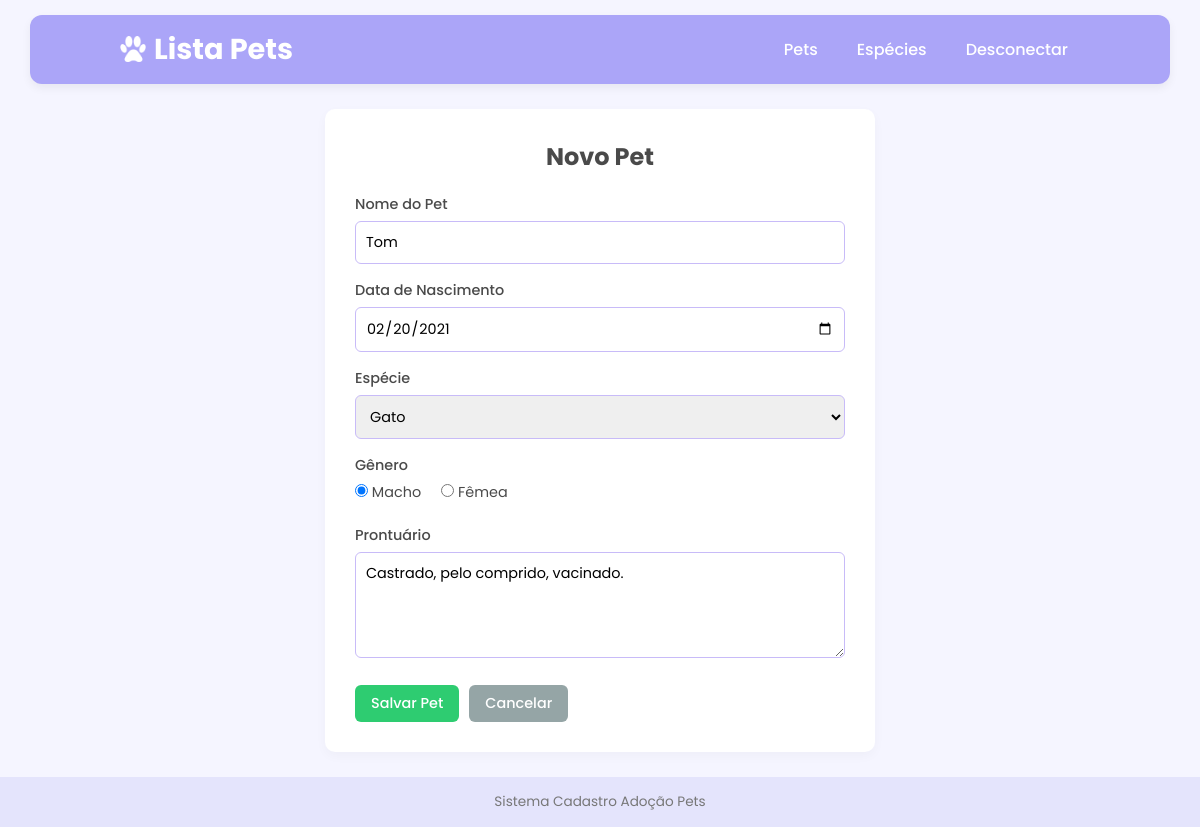
/cadastro_pets.php?id=3 (signed in), run on the app's committed database.
### tables this page shows
CREATE TABLE `pets` (
  `id` int NOT NULL,
  `nome` varchar(100) NOT NULL,
  `nascimento` date NOT NULL,
  `especie_id` int NOT NULL,
  `genero` enum('macho','femea') NOT NULL,
  `prontuario` text
);

### cadastro_pets.php (the view, shortened to what this page needs)
<?php
require_once("conecta.php");
$nome = "";
$nascimento = "";
$especie_id = "";
$genero = "";
$prontuario = "";
if (isset($_GET["id"]) && !empty($_GET["id"])) {
    $id_pet = $_GET["id"];
    $sql = "SELECT * FROM pets WHERE id = $id_pet";
    $resultado = mysqli_query($conn, $sql);
    if (mysqli_num_rows($resultado) == 1) {
        $pet = mysqli_fetch_array($resultado);
        $nome = $pet["nome"];
        $nascimento = $pet["nascimento"];
        $especie_id = $pet["especie_id"];
        $genero = $pet["genero"];
        $prontuario = $pet["prontuario"];
    }
}
include_once 'cabecalho.php';
?>
    <main class="conteudo-principal">
        <div class="box-formulario">
            <h2>Novo Pet</h2>
            <form action="processa_pets.php" method="POST" class="form-cadastro">
                <div class="campo-grupo">
                    <label for="nome">Nome do Pet</label>
                    <input type="text" id="nome" name="nome" required placeholder="Preencha o nome do seu PET" value="<?= $nome ?>" >
                </div>
                <div class="campo-grupo">
                    <label for="nascimento">Data de Nascimento</label>
                    <input type="date" id="nascimento" name="nascimento" required value="<?= $nascimento ?>">
                </div>
                <div class="campo-grupo">
                    <label for="especie_id">Espécie</label>
                    <select id="especie_id" name="especie_id" required>
                        <?php
                        $sql_especies = "SELECT * FROM especies ORDER BY especie ASC";
                        $res_especies = mysqli_query($conn, $sql_especies);
                        if ($res_especies && mysqli_num_rows($res_especies) > 0) {
                            while ($esp = mysqli_fetch_array($res_especies)) {
                                $selected = ($esp['id'] == $especie_id) ? 'selected' : '';
                                echo "<option value='{$esp['id']}' {$selected}>{$esp['especie']}</option>";
                            }
                        }
                        ?>
                    </select>
                </div>
                <div class="campo-grupo">
                    <label>Gênero</label>
                    <div class="opcoes-radio">
                        <label><input type="radio" name="genero" value="macho" required <?= ($genero == 'macho') ? 'checked' : '' ?> > Macho</label>
                        <label><input type="radio" name="genero" value="femea" required <?= ($genero == 'femea') ? 'checked' : '' ?> > Fêmea</label>
                    </div>
                </div>
                <div class="campo-grupo">
                    <label for="prontuario">Prontuário</label>
                    <textarea id="prontuario" name="prontuario" rows="4" placeholder="Alergias, castração, diagnósticos ou características relevantes..."><?= $prontuario ?></textarea>
                </div>
                <div class="acoes-formulario">
                    <button name="enviar" type="submit" class="bot-salvar">Salvar Pet</button>
                    <a href="index.php" class="bot-cancelar">Cancelar</a>
                </div>
            </form>
        </div>
    </main>
 <?php include_once 'rodape.php'; ?>

### css/style.css (style rules this page uses)
:root { --cor-fundo: #f5f5ff; --cor-principal: #aba5f8; --cor-destaque: #b78ff7; --cor-card: #ffffff; --cor-texto: #4a4a4a; --cor-verde: #2ecc71; --cor-verde-hover: #27ae60; --cor-vermelho: #e74c3c; --cor-vermelho-hover: #c0392b; --cor-amarelo: #f1c40f; --cor-amarelo-hover: #f39c12; --cor-cinza: #95a5a6; --cor-cinza-hover: #7f8c8d; }
* { margin: 0; padding: 0; box-sizing: border-box; font-family: 'Poppins', sans-serif; }
body { background-color: var(--cor-fundo); color: var(--cor-texto); display: flex; flex-direction: column; min-height: 100vh; }
.conteudo-principal { max-width: 1350px; width: 95%; margin: 25px auto; padding: 0 10px; flex: 1; }
.box-formulario { background-color: var(--cor-card); padding: 30px; border-radius: 10px; box-shadow: 0 4px 12px rgba(0, 0, 0, 0.03); max-width: 550px; margin: 0 auto; }
.box-formulario h2 { margin-bottom: 20px; color: var(--cor-texto); text-align: center; }
.campo-grupo { margin-bottom: 16px; }
.campo-grupo label { display: block; margin-bottom: 6px; font-weight: 500; font-size: 0.9rem; }
.campo-grupo input[type="text"], .campo-grupo input[type="password"], .campo-grupo input[type="date"], .campo-grupo select, .campo-grupo textarea { width: 100%; padding: 10px; border: 1px solid #c8bbf8; border-radius: 6px; font-size: 0.9rem; outline: none; transition: border-color 0.2s; }
.opcoes-radio { display: flex; gap: 20px; margin-top: 6px; }
.opcoes-radio label { font-weight: normal; cursor: pointer; }
.acoes-formulario { display: flex; gap: 10px; margin-top: 20px; }
.bot-novo, .bot-salvar, .bot-cancelar, .bot-entrar, .bot-acao { border: none; border-radius: 6px; padding: 8px 16px; font-size: 0.9rem; font-weight: 500; text-decoration: none; cursor: pointer; display: inline-block; transition: background-color 0.2s, transform 0.1s; }
.bot-novo, .bot-salvar { background-color: var(--cor-verde); color: #ffffff; }
.bot-cancelar { background-color: var(--cor-cinza); color: #ffffff; }

### data on the page
pets: nome "Tom", nascimento "02/20/2021", genero "☑ Macho", genero "☐ Fêmea", prontuario "Castrado, pelo comprido, vacinado."

### other printed values
form field especie_id "Gato"
